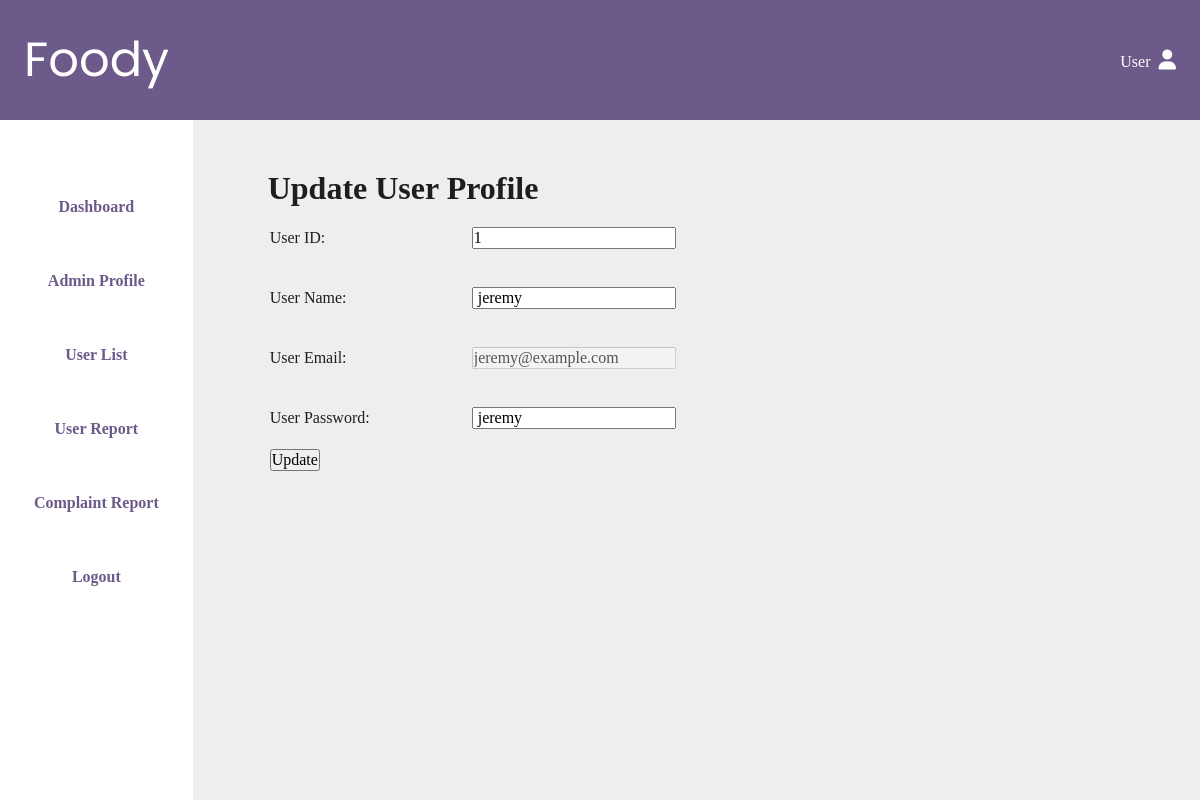
/admin/UpdateUserProfile.php?viewid=1 (signed in), run on the app's committed database.
### tables this page shows
CREATE TABLE `user` (
  `user_ID` int(10) NOT NULL,
  `user_name` varchar(30) NOT NULL,
  `user_email` varchar(30) NOT NULL,
  `user_phoneNum` varchar(11) NOT NULL,
  `user_password` varchar(20) NOT NULL,
  `user_address` varchar(255) DEFAULT NULL
);

### admin/UpdateUserProfile.php (the view, shortened to what this page needs)
<?php
    include_once 'dbconnection.php';
?>
<!DOCTYPE html>
<html lang="en">
<head>
    <link rel="stylesheet" href="style/main.css">
</head>
<body>
  <div id="title-bar">
        <a id="foody-link" class="icon-link" href="#index.html">Foody</a>
        <div>
          <a class="icon-link" href="#">
            User
            <i class="fa-solid fa-user"></i>
          </a>
        </div>
    </div>
    <div id="content-wrapper">
        <nav id="nav-bar">
        <ul>
            <li><a class="nav-link" href="AdminHomepage.php">Dashboard</a></li>
            <li><a class="nav-link" href="AdminProfile.php">Admin Profile</a></li>
            <li><a class="nav-link" href="UserList.php">User List</a></li>
            <li><a class="nav-link" href="UserReport.php">User Report</a></li>
            <li><a class="nav-link" href="ComplaintReport.php">Complaint Report</a></li>
            <li><a class="nav-link" href="login.php">Logout</a></li>
        </ul>
        </nav>
        <div id="main-content">
                <h1>Update User Profile</h1>
                <?php
                if(isset($_GET['viewid'])){
                    $id = $_GET['viewid'];
                    $query = "SELECT * FROM user WHERE user_ID = '$id'";
                    $result = mysqli_query($con, $query);
                    if(mysqli_num_rows($result) > 0){
                        while($row = mysqli_fetch_assoc($result)){
                ?>
                <table>
                <form action="" method="post">
                <tr>
                    <td width="200">
                    <div class= "userProfile">
                        <div class = "inputBox">
                            <span class = "details" >User ID: </span>
                            </td>
                        <td>
                            <br>
                            <input type = "text" id = "user_ID" name="userID" value ="<?php echo $row['user_ID'] ?>" ><br><br>
                        </div>
                   <tr>
                        <td>
                        <div class = "inputBox">
                            <span class = "details" >User Name: </span>
                            </td>
                        <td>
                            <br>
                            <input type = "text" id = "user_name" name="userName" value =" <?php echo $row['user_name'] ?>" ><br><br>
                            </div>
                            <tr>
                                <td>
                        <div class="inputBox">
                            <span class= "details">User Email:</span>
                            </td>
                        <td>
                            <br>
                            <input type = "email" id="user_email" name= "userEmail" value=" <?php echo $row['user_email'] ?>" disabled required><br><br>
                        </td>
                            </tr>
                            <tr>
                                <td>
                        <div class = "inputBox">
                            <span class = "details" >User Password: </span>
                            </td>
                        <td>
                            <br>
                            <input type = "text" id = "user_password" name="userPassword" value =" <?php echo $row['user_password'] ?>" ><br><br>
                            </td>
                        </tr>
                    <?php
                        }
                    }
                }
                ?>
                <tr>
            <td>
                <button type ="submit" name="update" value="update" class= "button">Update</button>
                </td>
                </tr>
</body>
</html>

### admin/style/main.css (style rules this page uses)
:root { --primary-bg: #6C5A8A; --light-grey-bg: #EEE; --primary-txt: #1E1E1E; --seperator: #A9A9A9; --button-hover: #493b5e; --shadow: 0 4px 4px 0 rgba(0, 0, 0, 0.25); }
* { margin: 0; padding: 0; box-sizing: border-box; }
body { min-height: 100vh; width: 100vw; color: var(--primary-txt); }
#title-bar { display: flex; align-items: center; justify-content: space-between; color: white; background-color: var(--primary-bg); height: 120px; width: 100%; padding: 32px 24px; }
#foody-link { font: 3rem 'Poppins', sans-serif; }
.icon-link { color: white; text-decoration: none; }
.icon-link { color: white }
.fa-user { font-size: 20px; margin-left: 4px; }
#content-wrapper { display: flex; flex-direction: row; background-color: var(--primary-bg); height: calc(100vh - 120px); }
#nav-bar { display: flex; flex-direction: column; justify-content: space-between; background-color: white; height: 100%; width: 236px; padding-top: 50px; }
.nav-link { display: inline-block; width: 100%; padding-top: 28px; padding-bottom: 28px; color: var(--primary-bg); font: bold 1rem 'PT-serif', serif; text-decoration: none; text-align: center; }
#main-content { background-color: var(--light-grey-bg); width: 100%; padding: 50px 75px; overflow-y: scroll; }
input, textarea, select, option, button { font: inherit; }

### data on the page
user: userID "1", userName "jeremy", userEmail "jeremy@example.com", userPassword "jeremy"
